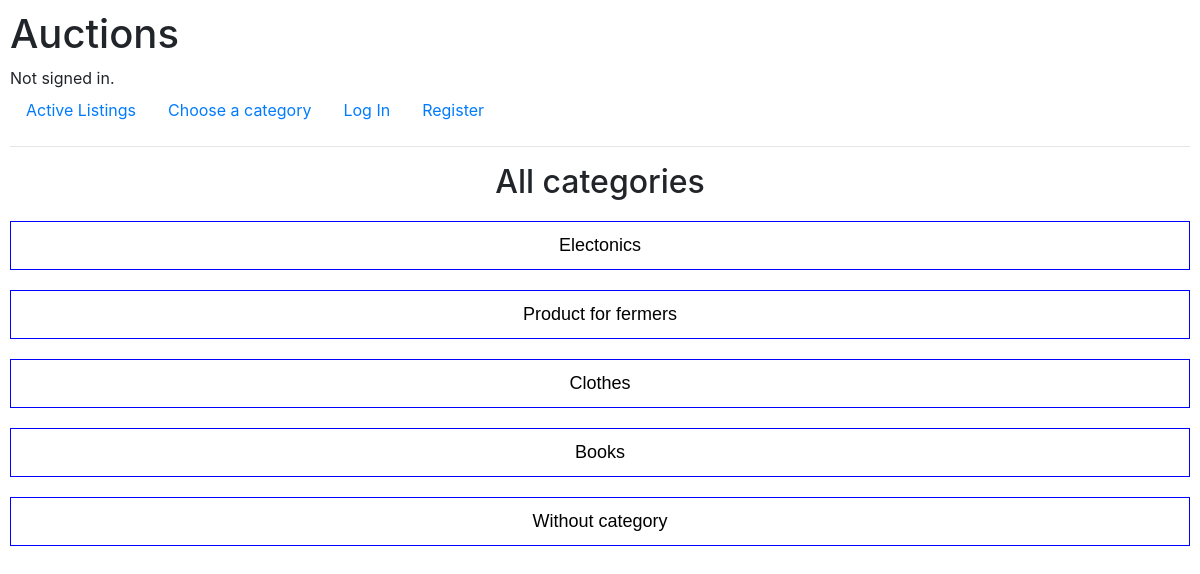
Before: /category_list with the older database file.
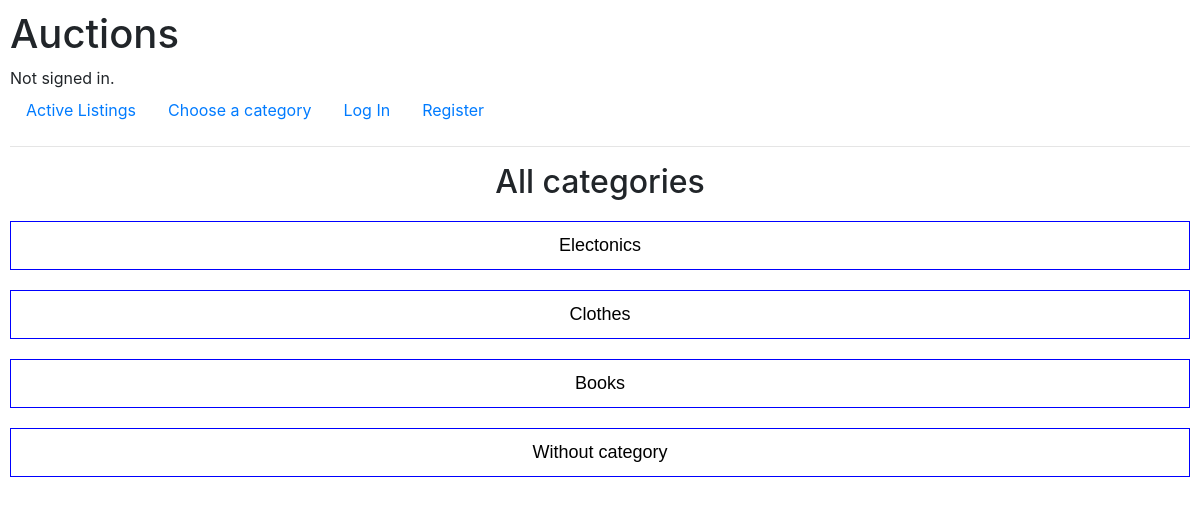
After: the same page with the newer database file.
### auctions/models.py (models this page shows, shortened)
class Category(models.Model):
    name = models.CharField(max_length=60)

### auctions/views.py (the view)
# urls.py: path("category_list", views.category_list, name="category_list"),
def category_list(request):
    categories = Category.objects.all()
    return render(request, "auctions/category_list.html", {
        "categories":categories
    })

### auctions/templates/auctions/category_list.html
{% extends "auctions/layout.html" %}
{% block body %}
    <h2 class="list-header">All categories</h2>
    <div>
        {% for category in categories %}
            <a class="black-link" href="{% url 'category' category.id %}">
                <div class="category-block big-text">
                    {{category.name}}
                </div>
            </a>
        {% endfor %}
        <a class="black-link" href="{% url 'category' 0 %}">
            <div class="category-block big-text">
                Without category
            </div>
        </a>
    </div>
{% endblock %}

Changed rows visible on the page:
removed Category: name "Product for fermers"
